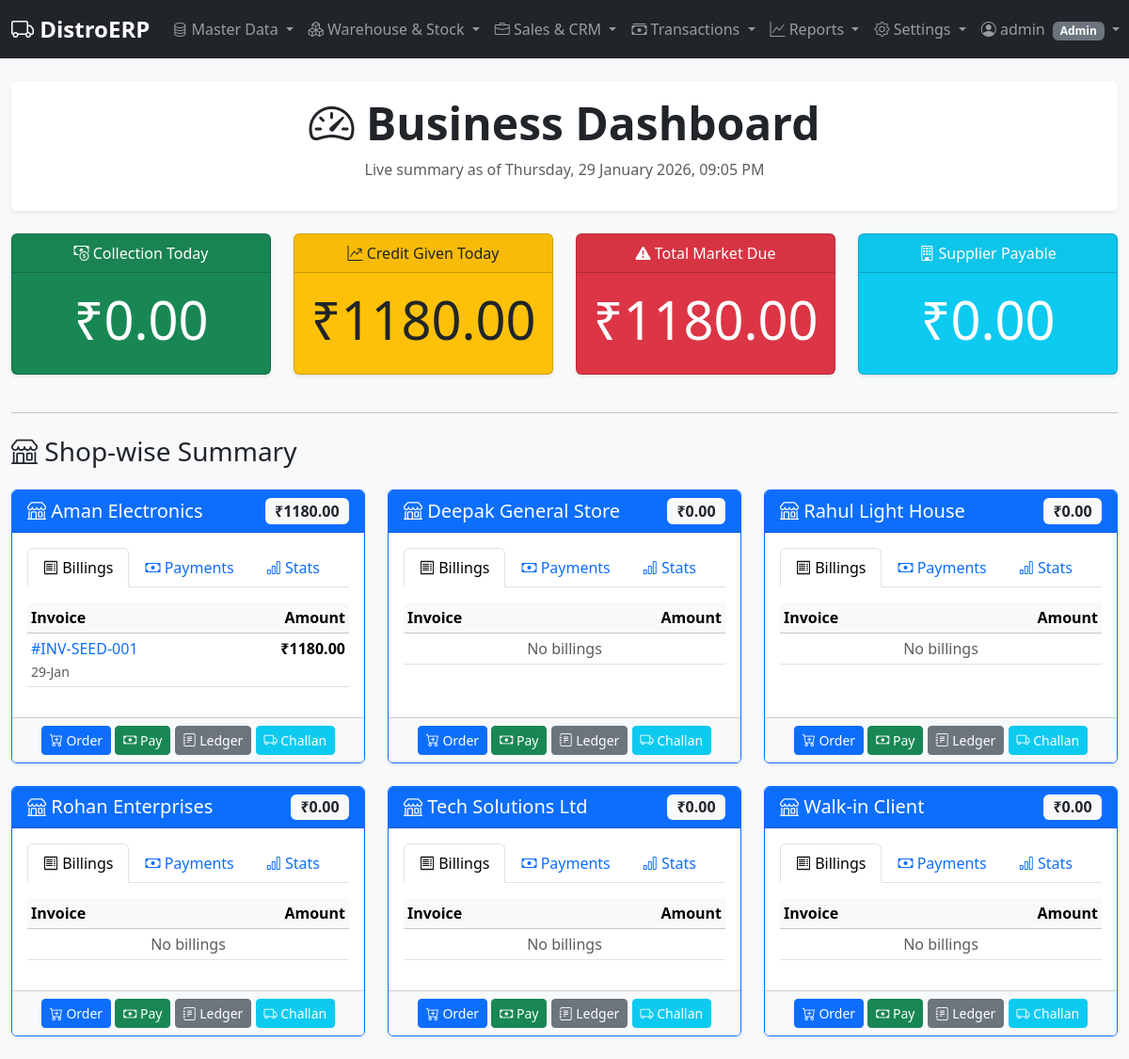
Screenshot of / (signed in) with the database file from the repository.
### erp/models.py (models this page shows, shortened)
class User(db.Model, UserMixin):
    id = db.Column(db.Integer, primary_key=True)
    username = db.Column(db.String(64), unique=True, nullable=False, index=True)
    password_hash = db.Column(db.String(128), nullable=False)
    role = db.Column(db.String(20), default='Sales', nullable=False) # Admin, Manager, Sales, Technician, Accountant

class Customer(db.Model):
    id = db.Column(db.Integer, primary_key=True)
    name = db.Column(db.String(100), nullable=False, unique=True)
    gstin = db.Column(db.String(15), unique=True)
    state_code = db.Column(db.String(2))
    address = db.Column(db.Text)
    phone = db.Column(db.String(15))
    balance = db.Column(db.Float, default=0.0, nullable=False)
    price_list_id = db.Column(db.Integer, db.ForeignKey('price_list.id'), nullable=True)
    price_list = db.relationship('PriceList', backref='customers')
    invoices = db.relationship('Invoice', backref='customer', lazy=True, cascade="all, delete-orphan")
    payments = db.relationship('Payment', backref='customer', lazy=True, cascade="all, delete-orphan")

class Invoice(db.Model):
    id = db.Column(db.Integer, primary_key=True)
    invoice_number = db.Column(db.String(50), unique=True)
    created_at = db.Column(db.DateTime, default=datetime.utcnow)
    customer_id = db.Column(db.Integer, db.ForeignKey('customer.id'), nullable=False)
    subtotal = db.Column(db.Float, default=0.0)
    cgst_amount = db.Column(db.Float, default=0.0)
    sgst_amount = db.Column(db.Float, default=0.0)
    igst_amount = db.Column(db.Float, default=0.0)
    total_amount = db.Column(db.Float, nullable=False, default=0.0)
    notes = db.Column(db.Text)
    items = db.relationship('InvoiceItem', backref='invoice', lazy=True, cascade="all, delete-orphan")

### erp/routes.py (the view)
@bp.route('/')
@login_required
def dashboard():
    today = date.today()
    total_collections_today = db.session.query(func.sum(Payment.amount)).filter(
        func.date(Payment.payment_date) == today).scalar() or 0.0
    total_credit_today = db.session.query(func.sum(Invoice.total_amount)).filter(
        func.date(Invoice.created_at) == today).scalar() or 0.0
    total_market_due = db.session.query(func.sum(Customer.balance)).scalar() or 0.0
    total_supplier_due = db.session.query(func.sum(Supplier.balance)).scalar() or 0.0
    customers = Customer.query.order_by(Customer.name).all()
    for customer in customers:
        orders_by_month = db.session.query(
            func.strftime('%Y-%m', Invoice.created_at).label('month'),
            func.count(Invoice.id).label('count')
        ).filter(Invoice.customer_id == customer.id
        ).group_by('month'
        ).order_by(func.strftime('%Y-%m', Invoice.created_at).desc()
        ).limit(6).all()
        customer.orders_summary = orders_by_month
    low_stock_products = Product.query.filter(Product.stock <= Product.reorder_level).all()
    warehouses = Warehouse.query.all()
    for wh in warehouses:
        wh.total_stock = db.session.query(func.sum(ProductStock.quantity)).filter(
            ProductStock.warehouse_id == wh.id).scalar() or 0
    return render_template('dashboard.html',
                         collections_today=total_collections_today,
                         credit_today=total_credit_today,
                         market_due=total_market_due,
                         supplier_due=total_supplier_due,
                         customers=customers,
                         low_stock=low_stock_products,
                         warehouses=warehouses)

### erp/templates/dashboard.html (shortened to what this page needs)
{% extends "base.html" %}
{% block content %}
<div class="px-4 py-3 mb-4 text-center bg-white rounded shadow-sm">
    <h1 class="display-5 fw-bold"><i class="bi bi-speedometer2"></i> Business Dashboard</h1>
    <p class="text-muted">Live summary as of {{ now().strftime('%A, %d %B %Y, %I:%M %p') }}</p>
</div>
<div class="row text-center mb-4">
    <div class="col-md-3 mb-3">
        <div class="card text-white bg-success h-100 metric-card">
            <div class="card-header fs-6"><i class="bi bi-cash-coin"></i> Collection Today</div>
            <div class="card-body">
                <h2 class="display-4">₹{{ "%.2f"|format(collections_today) }}</h2>
            </div>
        </div>
    </div>
    <div class="col-md-3 mb-3">
        <div class="card text-dark bg-warning h-100 metric-card">
            <div class="card-header fs-6"><i class="bi bi-graph-up-arrow"></i> Credit Given Today</div>
            <div class="card-body">
                <h2 class="display-4">₹{{ "%.2f"|format(credit_today) }}</h2>
            </div>
        </div>
    </div>
    <div class="col-md-3 mb-3">
        <div class="card text-white bg-danger h-100 metric-card">
            <div class="card-header fs-6"><i class="bi bi-exclamation-triangle-fill"></i> Total Market Due</div>
            <div class="card-body">
                <h2 class="display-4">₹{{ "%.2f"|format(market_due) }}</h2>
            </div>
        </div>
    </div>
    {% if current_user.role != 'Sales' %}
    <div class="col-md-3 mb-3">
        <div class="card text-white bg-info h-100 metric-card">
            <div class="card-header fs-6"><i class="bi bi-building"></i> Supplier Payable</div>
            <div class="card-body">
                <h2 class="display-4">₹{{ "%.2f"|format(supplier_due) }}</h2>
            </div>
        </div>
    </div>
    {% endif %}
</div>
<hr class="my-4">
<h3 class="mb-4"><i class="bi bi-shop"></i> Shop-wise Summary</h3>
{% if customers %}
<div class="row">
    {% for customer in customers %}
    <div class="col-md-6 col-lg-4 mb-4">
        <div class="card h-100 shadow-sm border-primary">
            <div class="card-header d-flex justify-content-between align-items-center bg-primary text-white">
                <h5 class="mb-0"><i class="bi bi-shop"></i> {{ customer.name }}</h5>
                <span class="badge bg-light text-dark fs-6">₹{{ "%.2f"|format(customer.balance) }}</span>
            </div>
            <div class="card-body">
                <ul class="nav nav-tabs" id="customerTab{{ customer.id }}" role="tablist">
                    <li class="nav-item">
                        <button class="nav-link active py-2" id="billing-tab-{{ customer.id }}" data-bs-toggle="tab" data-bs-target="#billing-{{ customer.id }}">
                            <i class="bi bi-receipt"></i> Billings
                        </button>
                    </li>
                    <li class="nav-item">
                        <button class="nav-link py-2" id="payments-tab-{{ customer.id }}" data-bs-toggle="tab" data-bs-target="#payments-{{ customer.id }}">
                            <i class="bi bi-cash"></i> Payments
                        </button>
                    </li>
                    <li class="nav-item">
                        <button class="nav-link py-2" id="summary-tab-{{ customer.id }}" data-bs-toggle="tab" data-bs-target="#summary-{{ customer.id }}">
                            <i class="bi bi-bar-chart"></i> Stats
                        </button>
                    </li>
                </ul>
                <div class="tab-content pt-3" id="customerTabContent{{ customer.id }}">
                    <div class="tab-pane fade show active" id="billing-{{ customer.id }}" role="tabpanel">
                        <div class="table-responsive" style="max-height: 150px;">
                            <table class="table table-sm table-hover">
                                <thead class="table-light sticky-top">
                                    <tr>
                                        <th>Invoice</th>
                                        <th class="text-end">Amount</th>
                                    </tr>
                                </thead>
                                <tbody>
                                   {% for invoice in (customer.invoices|sort(attribute='created_at', reverse=True))[:5] %}
                                    <tr>
                                        <td>
                                            <a href="{{ url_for('main.generate_invoice_pdf', invoice_id=invoice.id) }}" target="_blank" class="text-decoration-none">
                                                #{{ invoice.invoice_number or invoice.id }}
                                            </a>
                                            <br><small class="text-muted">{{ invoice.created_at.strftime('%d-%b') }}</small>
                                        </td>
                                        <td class="text-end fw-bold">₹{{ "%.2f"|format(invoice.total_amount) }}</td>
                                    </tr>
                                    {% else %}
                                    <tr><td colspan="2" class="text-center text-muted">No billings</td></tr>
                                    {% endfor %}
                                </tbody>
                            </table>
                        </div>
                    </div>
                </div>
            </div>
            <div class="card-footer text-center bg-light">
                <a href="{{ url_for('main.create_invoice', customer_id=customer.id) }}" class="btn btn-primary btn-sm">
                    <i class="bi bi-cart-plus"></i> Order
                </a>
                <a href="{{ url_for('main.add_payment', customer_id=customer.id) }}" class="btn btn-success btn-sm">
                    <i class="bi bi-cash"></i> Pay
                </a>
                <a href="{{ url_for('main.view_statement', customer_id=customer.id) }}" class="btn btn-secondary btn-sm">
                    <i class="bi bi-journal-text"></i> Ledger
                </a>
                <a href="{{ url_for('main.customer_challans_list', customer_id=customer.id) }}" class="btn btn-info btn-sm text-white">
                    <i class="bi bi-truck"></i> Challan
                </a>
            </div>
        </div>
    </div>
    {% endfor %}
</div>
{% else %}
<div class="alert alert-info text-center shadow-sm">
    <i class="bi bi-info-circle"></i> No customers added yet.
    <a href="{{ url_for('main.add_customer') }}" class="alert-link">Add your first customer</a>
</div>
{% endif %}
{% endblock %}

### erp/templates/base.html (shortened to what this page needs)
<!DOCTYPE html>
<html lang="en">
  <head>
    <link
      href="https://cdn.jsdelivr.net/npm/bootstrap@5.3.2/dist/css/bootstrap.min.css"
      rel="stylesheet"
    />
    <link
      rel="stylesheet"
      href="https://cdn.jsdelivr.net/npm/bootstrap-icons@1.11.1/font/bootstrap-icons.css"
    />
  </head>
  <body>
    <nav class="navbar navbar-expand-lg navbar-dark bg-dark sticky-top">
      <div class="container-fluid">
        <a class="navbar-brand" href="{{ url_for('main.dashboard') }}">
          <i class="bi bi-truck"></i> DistroERP
        </a>
        <div class="collapse navbar-collapse" id="mainNav">
          <ul class="navbar-nav me-auto mb-2 mb-lg-0">
            <li class="nav-item dropdown">
              <a
                class="nav-link dropdown-toggle"
                href="#"
                role="button"
                data-bs-toggle="dropdown"
              >
                <i class="bi bi-database"></i> Master Data
              </a>
                {% if current_user.role in ['Admin', 'Manager', 'Sales'] %}
                </li>
                {% endif %}
              </ul>
            <li class="nav-item dropdown">
               <a class="nav-link dropdown-toggle" href="#" role="button" data-bs-toggle="dropdown">
                  <i class="bi bi-boxes"></i> Warehouse & Stock
               </a>
            </li>
            <li class="nav-item dropdown">
               <a class="nav-link dropdown-toggle" href="#" role="button" data-bs-toggle="dropdown">
                  <i class="bi bi-briefcase"></i> Sales & CRM
               </a>
            </li>
            <li class="nav-item dropdown">
              <a
                class="nav-link dropdown-toggle"
                href="#"
                role="button"
                data-bs-toggle="dropdown"
              >
                <i class="bi bi-cash-stack"></i> Transactions
              </a>
            </li>
            {% if current_user.role in ['Admin', 'Accountant'] %}
            <li class="nav-item dropdown">
              <a
                class="nav-link dropdown-toggle"
                href="#"
                role="button"
                data-bs-toggle="dropdown"
              >
                <i class="bi bi-graph-up"></i> Reports
              </a>
            </li>
            {% endif %}
            {% if current_user.role in ['Admin', 'Manager'] %}
            <li class="nav-item dropdown">
              <a
                class="nav-link dropdown-toggle"
                href="#"
                role="button"
                data-bs-toggle="dropdown"
              >
                <i class="bi bi-gear"></i> Settings
              </a>
            </li>
            {% endif %}
          <ul class="navbar-nav ms-auto">
            {% if current_user.is_authenticated %}
            <li class="nav-item dropdown">
              <a class="nav-link dropdown-toggle" href="#" role="button" data-bs-toggle="dropdown">
                <i class="bi bi-person-circle"></i> {{ current_user.username }}
                <span class="badge bg-secondary ms-1">{{ current_user.role }}</span>
              </a>
            </li>
            {% else %}
            <li class="nav-item">
              <a class="nav-link" href="{{ url_for('main.login') }}"><i class="bi bi-box-arrow-in-right"></i> Login</a>
            </li>
            {% endif %}
          </ul>
        </div>
      </div>
    </nav>
    <main class="container-fluid mt-4">
       {% block content %}{% endblock %}
    </main>
  </body>
</html>

### erp/templates/base.html (style rules this page uses)
body { background-color: #f8f9fa; }
.navbar-brand { font-weight: bold; font-size: 1.5rem; }
.card { box-shadow: 0 0.125rem 0.25rem rgba(0, 0, 0, 0.075); }
.metric-card { transition: transform 0.2s; }
.table-responsive { max-height: 600px; overflow-y: auto; }

### rows the page displays
User: username "admin", role "Admin"
Customer: name "Aman Electronics", balance "1180.00"
Invoice: invoice_number "INV-SEED-001", created_at "29-Jan", total_amount "1180.00"
Customer: name "Deepak General Store", balance "0.00"
Customer: name "Rahul Light House", balance "0.00"
Customer: name "Rohan Enterprises", balance "0.00"
Customer: name "Tech Solutions Ltd", balance "0.00"
Customer: name "Walk-in Client", balance "0.00"

### other values shown
{{ "%.2f"|format(collections_today) }} "0.00"
{{ "%.2f"|format(credit_today) }} "1180.00"
{{ "%.2f"|format(market_due) }} "1180.00"
{{ "%.2f"|format(supplier_due) }} "0.00"
